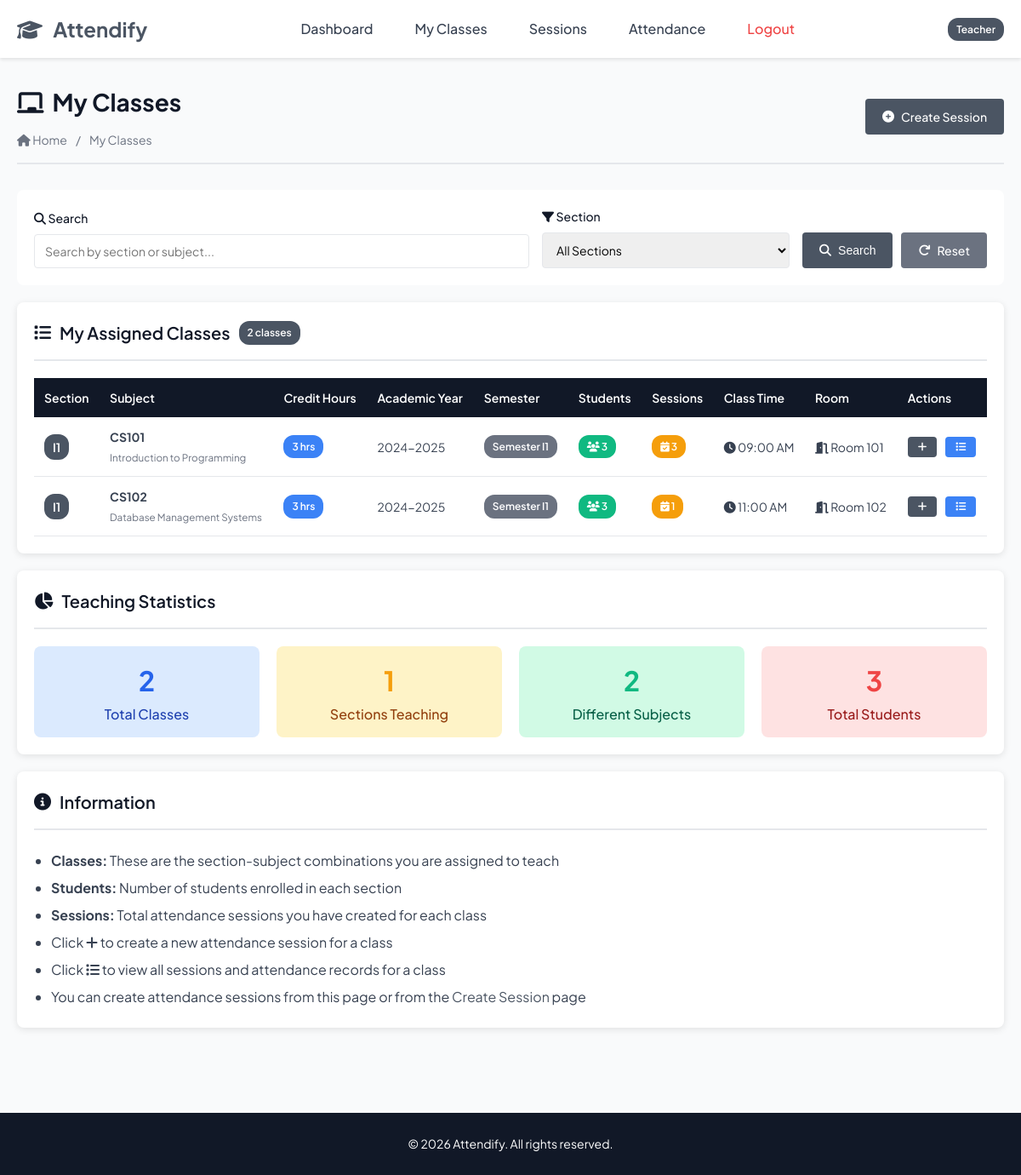
Page /teacher/my_classes.php (signed in) on the committed database.
### tables this page shows
CREATE TABLE `section_subjects` (
  `section_subject_id` int(11) NOT NULL AUTO_INCREMENT,
  `section_id` int(11) NOT NULL,
  `subject_id` int(11) NOT NULL,
  `teacher_id` int(11) NOT NULL,
  `academic_year` varchar(9) NOT NULL,
  `semester` enum('I1','I2','I3','I4') NOT NULL,
  `class_time` time DEFAULT NULL,
  `room_number` varchar(20) DEFAULT NULL,
  PRIMARY KEY (`section_subject_id`),
  UNIQUE KEY `unique_section_subject` (`section_id`,`subject_id`,`academic_year`),
  KEY `subject_id` (`subject_id`),
  KEY `idx_section_subject` (`section_id`,`subject_id`),
  KEY `idx_teacher_subject` (`teacher_id`,`subject_id`),
  CONSTRAINT `section_subjects_ibfk_1` FOREIGN KEY (`section_id`) REFERENCES `sections` (`section_id`) ON DELETE CASCADE ON UPDATE CASCADE,
  CONSTRAINT `section_subjects_ibfk_2` FOREIGN KEY (`subject_id`) REFERENCES `subjects` (`subject_id`) ON DELETE CASCADE ON UPDATE CASCADE,
  CONSTRAINT `section_subjects_ibfk_3` FOREIGN KEY (`teacher_id`) REFERENCES `teachers` (`teacher_id`) ON DELETE CASCADE ON UPDATE CASCADE
);

CREATE TABLE `sections` (
  `section_id` int(11) NOT NULL AUTO_INCREMENT,
  `teacher_id` int(11) DEFAULT NULL,
  `section_name` varchar(10) NOT NULL,
  `semester` int(11) NOT NULL,
  `academic_year` varchar(9) NOT NULL,
  `total_students` int(11) DEFAULT 0,
  `is_active` tinyint(1) DEFAULT 1,
  PRIMARY KEY (`section_id`),
  UNIQUE KEY `section_name` (`section_name`),
  KEY `teacher_id` (`teacher_id`),
  KEY `idx_section_name` (`section_name`),
  KEY `idx_academic_year` (`academic_year`),
  KEY `idx_active_sections` (`is_active`),
  CONSTRAINT `sections_ibfk_1` FOREIGN KEY (`teacher_id`) REFERENCES `teachers` (`teacher_id`) ON DELETE SET NULL ON UPDATE CASCADE
);

CREATE TABLE `subjects` (
  `subject_id` int(11) NOT NULL AUTO_INCREMENT,
  `subject_code` varchar(20) NOT NULL,
  `subject_name` varchar(100) NOT NULL,
  `credit_hours` int(11) NOT NULL,
  `description` text DEFAULT NULL,
  PRIMARY KEY (`subject_id`),
  UNIQUE KEY `subject_code` (`subject_code`),
  KEY `idx_subject_code` (`subject_code`),
  KEY `idx_subject_name` (`subject_name`)
);

### config.php (called while the page is built, shortened)
<?php
function formatTime($time) {
    return date('h:i A', strtotime($time));
}
function e($string) {
    return htmlspecialchars($string, ENT_QUOTES, 'UTF-8');
}
function get($key, $default = '') {
    return isset($_GET[$key]) ? $_GET[$key] : $default;
}
?>

### teacher/my_classes.php (the view, shortened to what this page needs)
<?php
require_once '../config.php';
$teacher_id = $_SESSION['teacher_id'];
$search = get('search', '');
$filter_section = get('filter_section', '');
$sql = "SELECT
    ss.section_subject_id,
    ss.academic_year,
    ss.semester,
    ss.class_time,
    ss.room_number,
    sec.section_id,
    sec.section_name,
    sub.subject_id,
    sub.subject_code,
    sub.subject_name,
    sub.credit_hours,
    COUNT(DISTINCT e.student_id) as enrolled_students,
    COUNT(DISTINCT ats.session_id) as total_sessions
FROM SECTION_SUBJECTS ss
JOIN SECTIONS sec ON ss.section_id = sec.section_id
JOIN SUBJECTS sub ON ss.subject_id = sub.subject_id
LEFT JOIN ENROLLMENTS e ON sec.section_id = e.section_id AND e.status = 'active'
LEFT JOIN ATTENDANCE_SESSIONS ats ON ss.section_subject_id = ats.section_subject_id
WHERE ss.teacher_id = ?";
$sql .= " GROUP BY ss.section_subject_id ORDER BY sec.section_name ASC, sub.subject_code ASC";
$stmt = $conn->prepare($sql);
if (!empty($search) && !empty($filter_section)) {
    $stmt->bind_param("isssi", $teacher_id, $search_term, $search_term, $search_term, $filter_section);
} elseif (!empty($search)) {
    $stmt->bind_param("isss", $teacher_id, $search_term, $search_term, $search_term);
} elseif (!empty($filter_section)) {
    $stmt->bind_param("ii", $teacher_id, $filter_section);
} else {
    $stmt->bind_param("i", $teacher_id);
}
$stmt->execute();
$result = $stmt->get_result();
include '../includes/header.php';
?>
<div class="page-header">
    <div>
        <h1><i class="fas fa-chalkboard"></i> My Classes</h1>
        <div class="breadcrumb">
            <a href="dashboard.php"><i class="fas fa-home"></i> Home</a>
            <span>/</span>
            <span>My Classes</span>
        </div>
    </div>
    <div>
        <a href="create_session.php" class="btn btn-primary">
            <i class="fas fa-plus-circle"></i> Create Session
        </a>
    </div>
</div>
<div class="search-filter-section">
    <form method="GET" action="" style="display: flex; gap: 15px; width: 100%; align-items: end; flex-wrap: wrap;">
        <div class="form-group" style="flex: 2; margin-bottom: 0; min-width: 250px;">
            <label for="search"><i class="fas fa-search"></i> Search</label>
            <input
                type="text"
                id="search"
                name="search"
                placeholder="Search by section or subject..."
                value="<?php echo htmlspecialchars($search); ?>"
            >
        </div>
        <div class="form-group" style="flex: 1; margin-bottom: 0; min-width: 200px;">
            <label for="filter_section"><i class="fas fa-filter"></i> Section</label>
            <select id="filter_section" name="filter_section">
                <option value="">All Sections</option>
            </select>
        </div>
        <div style="display: flex; gap: 10px;">
            <button type="submit" class="btn btn-primary">
                <i class="fas fa-search"></i> Search
            </button>
            <a href="my_classes.php" class="btn btn-secondary">
                <i class="fas fa-redo"></i> Reset
            </a>
        </div>
    </form>
</div>
<div class="card">
    <div class="card-header">
        <h2 class="card-title">
            <i class="fas fa-list"></i> My Assigned Classes
            <span class="badge badge-primary"><?php echo $result->num_rows; ?> classes</span>
        </h2>
    </div>
    <div class="card-body">
        <?php if ($result->num_rows > 0): ?>
            <div class="table-responsive">
                <table>
                    <thead>
                        <tr>
                            <th>Section</th>
                            <th>Subject</th>
                            <th>Credit Hours</th>
                            <th>Academic Year</th>
                            <th>Semester</th>
                            <th>Students</th>
                            <th>Sessions</th>
                            <th>Class Time</th>
                            <th>Room</th>
                            <th>Actions</th>
                        </tr>
                    </thead>
                    <tbody>
                        <?php while ($class = $result->fetch_assoc()): ?>
                            <tr>
                                <td>
                                    <span class="badge badge-primary" style="font-size: 14px;">
                                        <?php echo e($class['section_name']); ?>
                                    </span>
                                </td>
                                <td>
                                    <strong><?php echo e($class['subject_code']); ?></strong><br>
                                    <small class="text-muted"><?php echo e($class['subject_name']); ?></small>
                                </td>
                                <td>
                                    <span class="badge badge-info"><?php echo $class['credit_hours']; ?> hrs</span>
                                </td>
                                <td><?php echo e($class['academic_year']); ?></td>
                                <td>
                                    <span class="badge badge-secondary">Semester <?php echo $class['semester']; ?></span>
                                </td>
                                <td>
                                    <span class="badge badge-success">
                                        <i class="fas fa-users"></i> <?php echo $class['enrolled_students']; ?>
                                    </span>
                                </td>
                                <td>
                                    <span class="badge badge-warning">
                                        <i class="fas fa-calendar-check"></i> <?php echo $class['total_sessions']; ?>
                                    </span>
                                </td>
                                <td>
                                    <?php if ($class['class_time']): ?>
                                        <i class="fas fa-clock"></i> <?php echo formatTime($class['class_time']); ?>
                                    <?php else: ?>
                                        <span class="text-muted">N/A</span>
                                    <?php endif; ?>
                                </td>
                                <td>
                                    <?php if ($class['room_number']): ?>
                                        <i class="fas fa-door-open"></i> <?php echo e($class['room_number']); ?>
                                    <?php else: ?>
                                        <span class="text-muted">N/A</span>
                                    <?php endif; ?>
                                </td>
                                <td>
                                    <div class="btn-group">
                                        <a href="create_session.php?section_subject_id=<?php echo $class['section_subject_id']; ?>"
                                           class="btn btn-sm btn-primary"
                                           title="Create Session">
                                            <i class="fas fa-plus"></i>
                                        </a>
                                        <a href="list_session.php?section_subject_id=<?php echo $class['section_subject_id']; ?>"
                                           class="btn btn-sm btn-info"
                                           title="View Sessions">
                                            <i class="fas fa-list"></i>
                                        </a>
                                    </div>
                                </td>
                            </tr>
                        <?php endwhile; ?>
                    </tbody>
                </table>
            </div>
        <?php endif; ?>
    </div>
</div>
<?php
$stats_sql = "SELECT
    COUNT(DISTINCT ss.section_subject_id) as total_classes,
    COUNT(DISTINCT sec.section_id) as total_sections,
    COUNT(DISTINCT sub.subject_id) as total_subjects,
    COUNT(DISTINCT e.student_id) as total_students
FROM SECTION_SUBJECTS ss
JOIN SECTIONS sec ON ss.section_id = sec.section_id
JOIN SUBJECTS sub ON ss.subject_id = sub.subject_id
LEFT JOIN ENROLLMENTS e ON sec.section_id = e.section_id AND e.status = 'active'
WHERE ss.teacher_id = ?";
$stats_stmt = $conn->prepare($stats_sql);
$stats_stmt->bind_param("i", $teacher_id);
$stats_stmt->execute();
$stats_result = $stats_stmt->get_result();
$stats = $stats_result->fetch_assoc();
?>
<div class="card" style="margin-top: 20px;">
    <div class="card-header">
        <h2 class="card-title"><i class="fas fa-chart-pie"></i> Teaching Statistics</h2>
    </div>
    <div class="card-body">
        <div style="display: grid; grid-template-columns: repeat(auto-fit, minmax(200px, 1fr)); gap: 20px;">
            <div style="text-align: center; padding: 15px; background-color: #dbeafe; border-radius: 8px;">
                <div style="font-size: 32px; font-weight: bold; color: #2563eb;"><?php echo $stats['total_classes']; ?></div>
                <div style="color: #1e40af; font-weight: 500;">Total Classes</div>
            </div>
            <div style="text-align: center; padding: 15px; background-color: #fef3c7; border-radius: 8px;">
                <div style="font-size: 32px; font-weight: bold; color: #f59e0b;"><?php echo $stats['total_sections']; ?></div>
                <div style="color: #92400e; font-weight: 500;">Sections Teaching</div>
            </div>
            <div style="text-align: center; padding: 15px; background-color: #d1fae5; border-radius: 8px;">
                <div style="font-size: 32px; font-weight: bold; color: #10b981;"><?php echo $stats['total_subjects']; ?></div>
                <div style="color: #065f46; font-weight: 500;">Different Subjects</div>
            </div>
            <div style="text-align: center; padding: 15px; background-color: #fee2e2; border-radius: 8px;">
                <div style="font-size: 32px; font-weight: bold; color: #ef4444;"><?php echo $stats['total_students']; ?></div>
                <div style="color: #991b1b; font-weight: 500;">Total Students</div>
            </div>
        </div>
    </div>
</div>
<div class="card" style="margin-top: 20px;">
    <div class="card-header">
        <h2 class="card-title"><i class="fas fa-info-circle"></i> Information</h2>
    </div>
    <div class="card-body">
        <ul style="margin: 0; padding-left: 20px; line-height: 2;">
            <li><strong>Classes:</strong> These are the section-subject combinations you are assigned to teach</li>
            <li><strong>Students:</strong> Number of students enrolled in each section</li>
            <li><strong>Sessions:</strong> Total attendance sessions you have created for each class</li>
            <li>Click <i class="fas fa-plus"></i> to create a new attendance session for a class</li>
            <li>Click <i class="fas fa-list"></i> to view all sessions and attendance records for a class</li>
            <li>You can create attendance sessions from this page or from the <a href="session_create.php">Create Session</a> page</li>
        </ul>
    </div>
</div>
<?php
include '../includes/footer.php';
?>

### rows in the picture
section_subjects: section.section_name "I1", subject.subject_code "CS101", subject.subject_name "Introduction to Programming", subject.credit_hours "3", academic_year "2024-2025", semester "I1", enrolled_students "3", total_sessions "3", class_time "09:00 AM", room_number "Room 101"
section_subjects: section.section_name "I1", subject.subject_code "CS102", subject.subject_name "Database Management Systems", subject.credit_hours "3", academic_year "2024-2025", semester "I1", enrolled_students "3", total_sessions "1", class_time "11:00 AM", room_number "Room 102"

### other values in the picture
$_SESSION['user_type'] "Teacher"
$result->num_rows "2"
$stats['total_classes'] "2"
$stats['total_sections'] "1"
$stats['total_subjects'] "2"
$stats['total_students'] "3"
